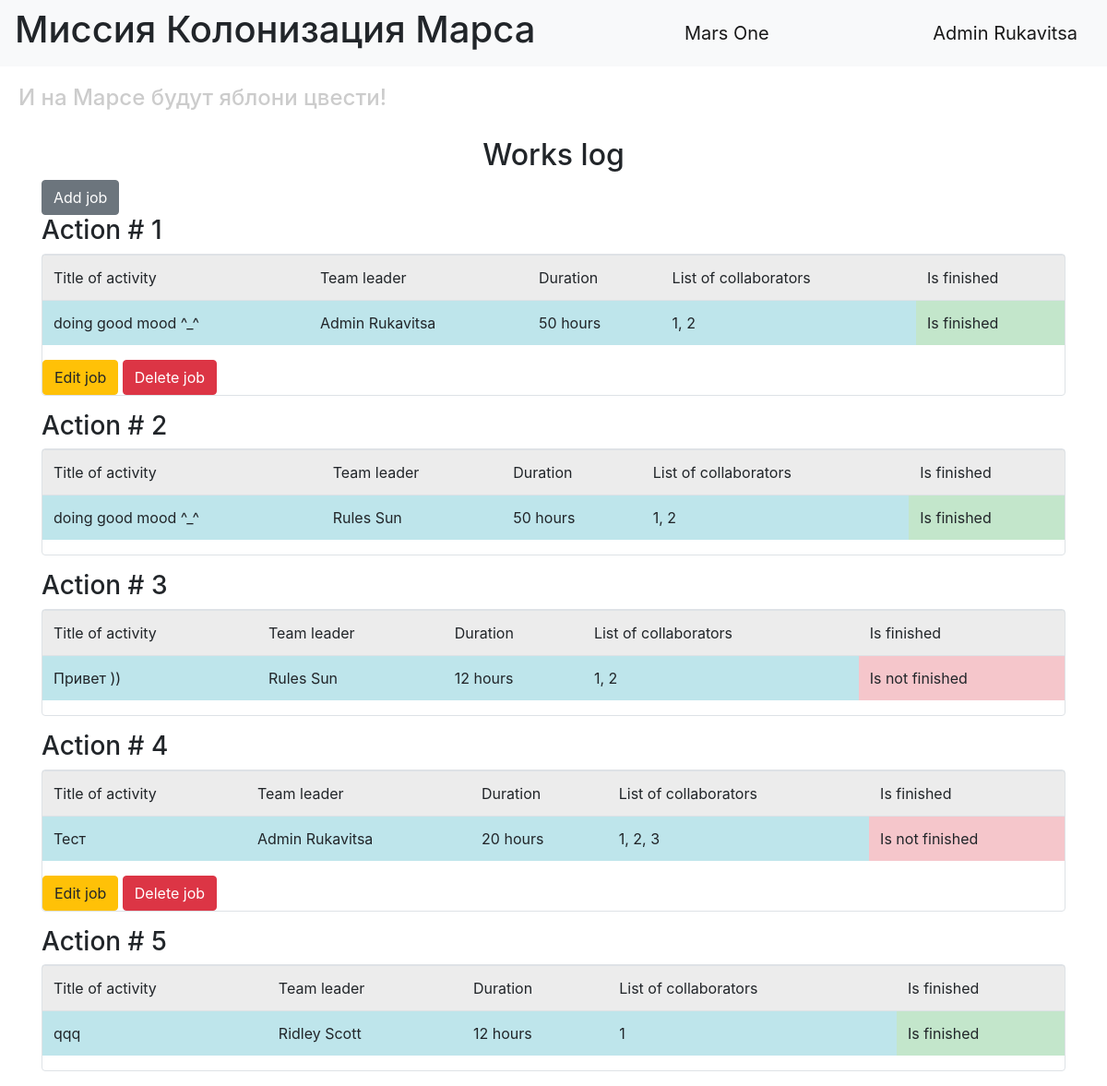
Screenshot of /index (signed in) with the database file from the repository.
### data/users.py (models this page shows, shortened)
class User(SqlAlchemyBase, UserMixin, SerializerMixin):
    __tablename__ = 'users'
    id = sqlalchemy.Column(sqlalchemy.Integer,
                           primary_key=True, autoincrement=True)
    surname = sqlalchemy.Column(sqlalchemy.String, nullable=True)
    name = sqlalchemy.Column(sqlalchemy.String, nullable=True)
    age = sqlalchemy.Column(sqlalchemy.Integer)
    position = sqlalchemy.Column(sqlalchemy.String, nullable=True)
    speciality = sqlalchemy.Column(sqlalchemy.String, nullable=True)
    address = sqlalchemy.Column(sqlalchemy.String, nullable=True)
    email = sqlalchemy.Column(sqlalchemy.String,
                              index=True, unique=True, nullable=True)
    hashed_password = sqlalchemy.Column(sqlalchemy.String, nullable=True)
    modified_date = sqlalchemy.Column(sqlalchemy.DateTime)
    city_from = sqlalchemy.Column(sqlalchemy.String)

### data/jobs.py (models this page shows)
class Jobs(SqlAlchemyBase, UserMixin, SerializerMixin):
    __tablename__ = 'jobs'
    id = sqlalchemy.Column(sqlalchemy.Integer,
                           primary_key=True, autoincrement=True)
    team_leader = sqlalchemy.Column(sqlalchemy.Integer,
                                    sqlalchemy.ForeignKey("users.id"))
    user = orm.relation('User')
    job = sqlalchemy.Column(sqlalchemy.String, nullable=True)
    work_size = sqlalchemy.Column(sqlalchemy.Integer)
    collaborators = sqlalchemy.Column(sqlalchemy.String)
    start_date = sqlalchemy.Column(sqlalchemy.DateTime,
                                   default=datetime.datetime.now)
    end_date = sqlalchemy.Column(sqlalchemy.DateTime)
    is_finished = sqlalchemy.Column(sqlalchemy.Boolean, default=False)

### main.py (the view)
@app.route('/')
@app.route('/index')
def index():
    session = db_session.create_session()
    jobs = session.query(Jobs)
    name, surname = [], []
    for job in jobs:
        for el in session.query(User).filter_by(id=job.team_leader):
            name.append(el.name)
            surname.append(el.surname)
    return render_template("index.html", jobs=jobs, name=name, surname=surname)

### data/db_session.py (called while the page is built)
def create_session() -> Session:
    global __factory
    return __factory()

### main.py (called while the page is built)
@login_manager.user_loader
def load_user(user_id):
    session = db_session.create_session()
    return session.query(User).get(user_id)

### templates/index.html
{% extends "base.html" %}
{% block content %}
<h2 align="center">Works log</h2>
{% if current_user.is_authenticated %}
    <a href="addjob" class="btn btn-secondary">Add job</a>
{% endif %}
{% for item in jobs %}
<h3>Action # {{ loop.index }}</h3>
<div class="col-md6 border rounded">
    <table class="table">
        <tr>
            <td class="table-active">Title of activity</td>
            <td class="table-active">Team leader</td>
            <td class="table-active">Duration</td>
            <td class="table-active">List of collaborators</td>
            <td class="table-active">Is finished</td>
        </tr>
      <tr>
        <td class="table-info">{{ item.job }}</td>
          <td class="table-info">{{ name[loop.index0] }} {{ surname[loop.index0] }}</td>
          <td class="table-info">{{ item.work_size }} hours</td>
          <td class="table-info">{{ item.collaborators }}</td>
          {% if item.is_finished %}
          <td class="table-success"> Is finished</td>
          {% else %}
          <td class="table-danger"> Is not finished</td>
          {% endif %}
      </tr>
    </table>
    {% if current_user.is_authenticated and (current_user == item.user or current_user.id == 1) %}
    <div>
        <a href="/jobs/{{ item.id }}" class="btn btn-warning">Edit job</a>
        <a href="/jobs_delete/{{ item.id }}" class="btn btn-danger">Delete job</a>
    </div>
{% endif %}
</div>
<p>
{% endfor %}
{% endblock %}

### templates/base.html (shortened to what this page needs)
<!DOCTYPE html>
<html lang="en">
<head>
    <link rel="stylesheet" href="https://stackpath.bootstrapcdn.com/bootstrap/4.4.1/css/bootstrap.min.css">
    <link rel="stylesheet" type="text/css" href="/static/css/style.css" />
</head>
  <body>
    <header>
      <nav class="navbar navbar-light bg-light">
          <h1>Миссия Колонизация Марса</h1>
        <a class="navbar-brand" href="#">Mars One</a>
          {% if current_user.is_authenticated %}
    <a class="navbar-brand" href="/logout">{{ current_user.name }} {{ current_user.surname }}</a>
{% else %}
    <p>
        <a class="btn btn-primary " href="/register">Зарегистрироваться</a>
        <a class="btn btn-success" href="/login">Войти</a>
    </p>
{% endif %}
      </nav>
        <h4>И на Марсе будут яблони цвести!</h4>
    </header>
    <main role="main" class="container">
        {% block content %}{% endblock %}
    </main>
  </body>
</html>

### static/css/style.css (style rules this page uses)
h4 { color: #cccccc; padding: 20px; }

### rows the page displays
User: name "Admin", surname "Rukavitsa"
Jobs: job "doing good mood ^_^", work_size "50", collaborators "1, 2", is_finished "Is finished"
Jobs: job "doing good mood ^_^", work_size "50", collaborators "1, 2", is_finished "Is finished"
User: name "Rules", surname "Sun"
Jobs: job "Привет ))", work_size "12", collaborators "1, 2", is_finished "Is not finished"
Jobs: job "Тест", work_size "20", collaborators "1, 2, 3", is_finished "Is not finished"
Jobs: job "qqq", work_size "12", collaborators "1", is_finished "Is finished"
User: name "Ridley", surname "Scott"
